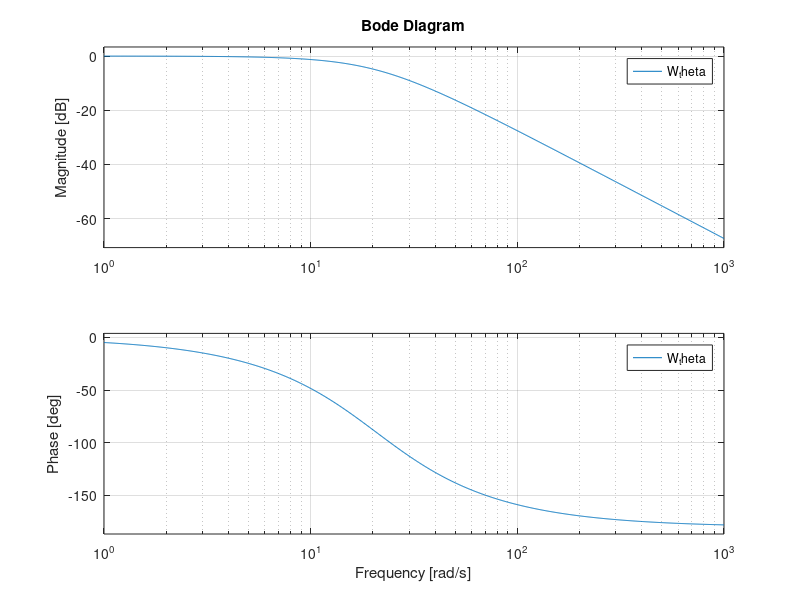

MATLAB code for this plot: (Note: this script raises an error after producing the figure.)
clc; close all; clear variables;

% крен, тангаж
e_max = deg2rad(60);    % максимальное отклонение по углу
Nmax = 36288;
u_max = 2*Nmax^2 % 2.6336e+09 - показатель максимально возможного момента
J_z = 2.383e-3;
J_x = 1.34e-3;
rho = 1.19;
K_m = 1.4763e-09;       % коэффициент тяги пропеллера
% k_T = K_m/J_z;    % from Guarang thrust
k_T = K_m / J_x;
 
ksi = 0.9;    % колебательность контура, задаётся
% тангаж
% 0.8 - 0.095sec 1.5% overshoot
% 0.9 - 0.12sec
% 1.0 - 0.148sec

%% рыскание
e_max = deg2rad(5);    % максимальное отклонение по углу
Nmin = 0;
U_T_hover = 2249e5;
N_hover = sqrt(U_T_hover/4); % ~7499.3
% Условие: в режиме висения может поддерживать вертикальную тягу 
%(движки не достигают насыщения)
% N_hover = N_hover + 2000;
u_max = 2 * (N_hover + (N_hover - Nmin))^2 - 2*Nmin^2;  % 449800000
J_y = 1.277e-3;
rho = 1.19;
C_m = 1.066078e-10; % коэффициент сопротивления пропеллера
k_T = C_m / J_y;
 
ksi = 0.9;    % колебательность контура, задаётся

%%
k_p = u_max / e_max
w_n = sqrt(k_T*k_p);    % собственная частота колебательного звена
k_d = 2*ksi*w_n / k_T
W_theta = tf([k_p*k_T], [1 k_d*k_T k_T*k_p])
%%
bode(W_theta);
%%
opt = stepDataOptions;
opt.StepAmplitude = deg2rad(5);
close all;
figure;
step(W_theta, opt)

%%